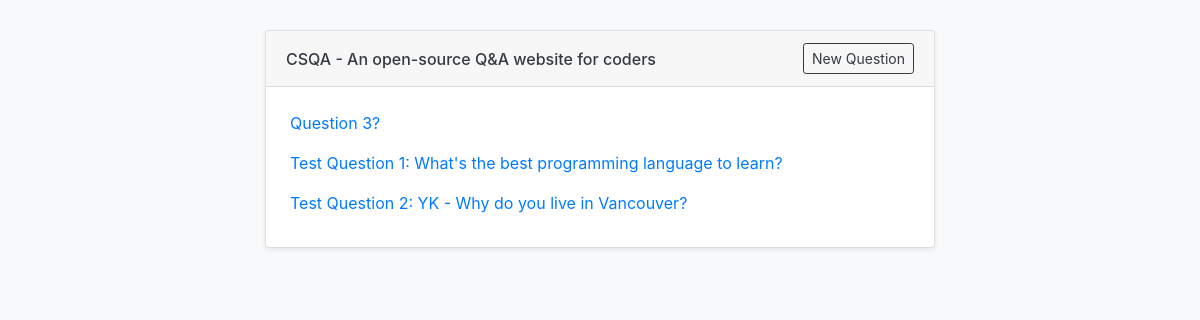
/, run on an earlier commit of the app's database.
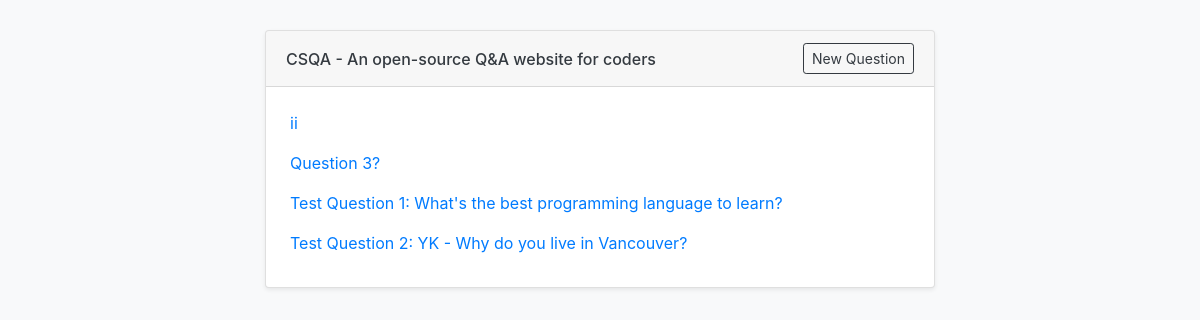
And on a later commit of the database.
### main/models.py (models this page shows, shortened)
class Question(models.Model):
    user = models.ForeignKey(User, on_delete=models.CASCADE)
    title = models.CharField(max_length=200)
    body = models.TextField()
    created     = models.DateTimeField(editable=False)
    modified    = models.DateTimeField()
    @property
    def x_ago(self):
        diff = datetime.datetime.now(datetime.timezone.utc) - self.created
        if diff.days > 0:
            return f'{diff.days} days ago'
        if diff.seconds < 60:
            return f'{diff.seconds} seconds ago'
        if diff.seconds < 3600:
            return f'{diff.seconds // 60} minutes ago'
        return f'{diff.seconds // 3600} hours ago'

### main/views.py (the view)
# urls.py: path('', homeFeedView),
def homeFeedView(request):
    current_user = request.user
    if not current_user.is_authenticated:
        current_user = None
    questions = Question.objects.all().order_by('-created')
    context = {
        'current_user': current_user,
        'questions': questions
    }
    return render(request, 'home.html', context)

### templates/home.html (shortened to what this page needs)
{% extends "common.html" %}
{% block content %}
{% for question in questions %}
    <p>
        <a href="/question/{{question.id}}">{{ question.title }}</a>
    </p>
{% endfor %}
{% endblock %}

What changed in the data, as far as the page shows it:
added Question: title "ii"
